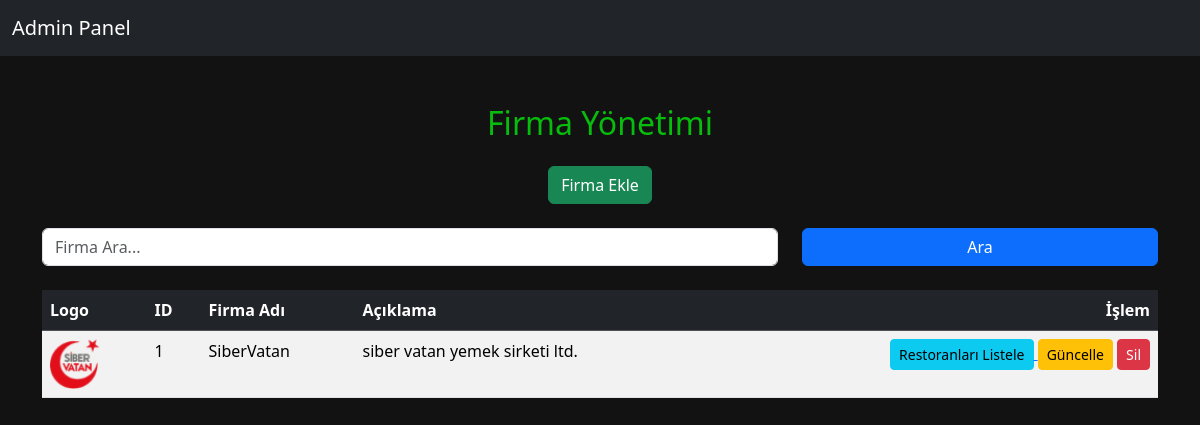
The app's page /app/companyManagement.php?company_name=SiberVatan (signed in) with its own data.
### tables this page shows
CREATE TABLE `company` (
  `id` int NOT NULL,
  `name` varchar(255) NOT NULL,
  `description` text NOT NULL,
  `logo_path` text,
  `deleted_at` datetime DEFAULT NULL
);

### app/companyManagement.php (the view, shortened to what this page needs)
<?php
    $companies = [];
    include 'db/connection.php';
    if (isset($_GET['company_name'])) {
        $company_name = $_GET['company_name'];
        $query = "SELECT * FROM company WHERE name LIKE ?";
        $statement = $pdo->prepare($query);
        $statement->execute(['%' . $company_name . '%']);
        $companies = $statement->fetchAll(PDO::FETCH_ASSOC);
    } else {
        $query = "SELECT * FROM company WHERE deleted_at IS NULL";
        $statement = $pdo->prepare($query);
        $statement->execute();
        $companies = $statement->fetchAll(PDO::FETCH_ASSOC);
    }
?>
<!DOCTYPE html>
<html lang="tr">
<head>
    <link href="https://cdn.jsdelivr.net/npm/bootstrap@5.3.3/dist/css/bootstrap.min.css" rel="stylesheet">
</head>
<body style="background-color:#121212;">
    <nav class="navbar navbar-expand-lg navbar-dark bg-dark">
        <div class="container-fluid">
            <a class="navbar-brand" href="admin.php">Admin Panel</a>
        </div>
    </nav>
    <div class="container mt-5">
        <h2 class="text-center mb-4" style="color:#07bc0c;">Firma Yönetimi</h2>
        <div class="text-center mb-4">
            <button class="btn btn-success" data-bs-toggle="modal" data-bs-target="#addCompanyModal">Firma Ekle</button>
        </div>
        <form method="GET" class="mb-4">
            <div class="row justify-content-center">
                <div class="col-md-8">
                    <input type="text" class="form-control" placeholder="Firma Ara..." name="company_name" required>
                </div>
                <div class="col-md-4">
                    <button type="submit" class="btn btn-primary w-100">Ara</button>
                </div>
            </div>
        </form>
        <div class="table-responsive">
            <table class="table table-striped table-hover">
                <thead class="table-dark">
                    <tr>
                        <th>Logo</th>
                        <th>ID</th>
                        <th>Firma Adı</th>
                        <th>Açıklama</th>
                        <th class="text-end">İşlem</th>
                    </tr>
                </thead>
                <?php if (count($companies) > 0): ?>
                    <?php foreach ($companies as $company): ?>
                <tbody>
                    <tr>
                        <td>
                            <?php if (!empty($company['logo_path'])): ?>
                                <img src="<?php echo htmlspecialchars($company['logo_path']); ?>" alt="Logo" style="width:50px; height:auto;">
                            <?php else: ?>
                                <img src="default-logo.png" alt="Varsayılan Logo" style="width:50px; height:auto;">
                            <?php endif; ?>
                        </td>
                        <td><?php echo htmlspecialchars($company['id']); ?></td>
                        <td><?php echo htmlspecialchars($company['name']); ?></td>
                        <td><?php echo htmlspecialchars($company['description']); ?></td>
                        <td class="text-end">
                            <a href="restaurantList.php?companyID=<?php echo htmlspecialchars($company['id']); ?>">
                                <button class="btn btn-info btn-sm">Restoranları Listele</button>
                            </a>
                            <form action="updateCompany.php" method="GET" class="d-inline">
                                <button type="submit" class="btn btn-warning btn-sm">Güncelle</button>
                            </form>
                            <form action="companyManagement.php" method="POST" class="d-inline">
                                <button type="submit" class="btn btn-danger btn-sm">Sil</button>
                            </form>
                        </td>
                    </tr>
                    <?php endforeach; ?>
                <?php endif; ?>
                </tbody>
            </table>
        </div>
    </div>
</body>
</html>

### records on screen
company: logo_path (picture), id "1", name "SiberVatan", description "siber vatan yemek sirketi ltd."
